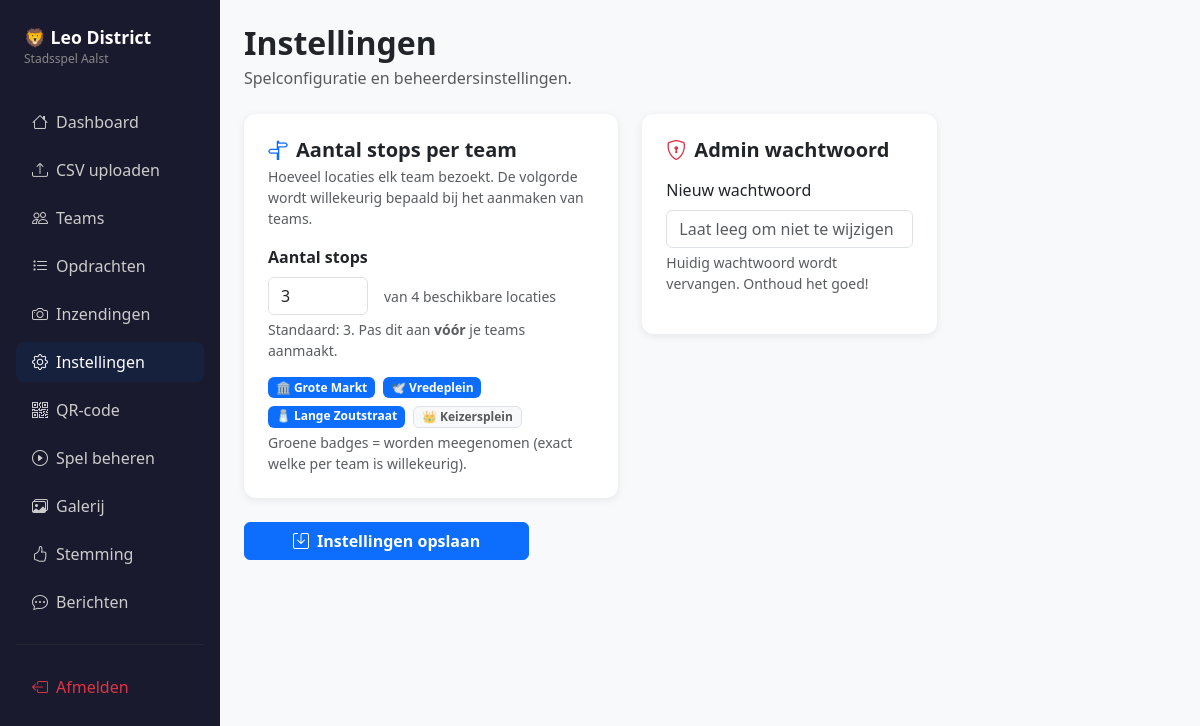
Before: /admin/settings (signed in) with the older database file.
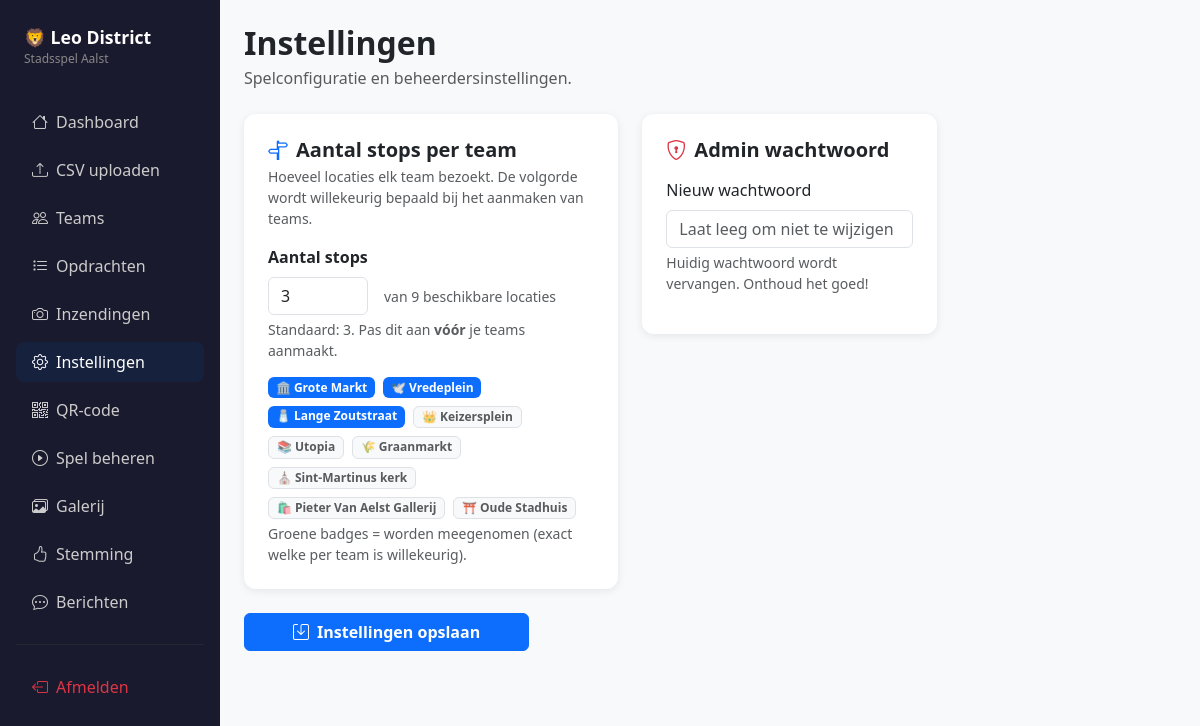
After: the same page with the newer database file.
### app.py (models this page shows)
class Location(db.Model):
    id = db.Column(db.Integer, primary_key=True)
    order_index = db.Column(db.Integer, nullable=False, default=0)
    name = db.Column(db.String(100), nullable=False)
    emoji = db.Column(db.String(10), nullable=False, default="📍")
    clue = db.Column(db.Text, nullable=False, default="")
    challenge = db.Column(db.Text, nullable=False, default="")
    arrival_hint = db.Column(db.String(500), nullable=True)
    answer_type = db.Column(db.String(10), nullable=False, default="code")  # 'code' or 'photo'
    secret_code = db.Column(db.String(50), nullable=True)
    challenge_image = db.Column(db.String(200), nullable=True)  # optional image shown with the challenge
    submissions = db.relationship("PhotoSubmission", backref="location", lazy=True)

### app.py (the view, shortened to what this page needs)
@app.route("/admin/settings", methods=["GET", "POST"])
@admin_required
def admin_settings():
    settings = get_settings()
    locations = get_locations()
    return render_template("admin/settings.html", settings=settings, locations=locations)

### app.py (called while the page is built)
def get_settings():
    s = GameSettings.query.first()
    if not s:
        s = GameSettings()
        db.session.add(s)
        db.session.commit()
    return s

def get_locations():
    return Location.query.order_by(Location.order_index).all()

def admin_required(f):
    from functools import wraps
    @wraps(f)
    def decorated(*args, **kwargs):
        if not session.get("admin_logged_in"):
            return redirect(url_for("admin_login"))
        return f(*args, **kwargs)
    return decorated

### templates/admin/settings.html (shortened to what this page needs)
{% extends "base_admin.html" %}
{% block content %}
<h2 class="fw-bold mb-1">Instellingen</h2>
<p class="text-muted mb-4">Spelconfiguratie en beheerdersinstellingen.</p>
<form method="POST">
<div class="row g-4">
  <div class="col-lg-5">
    <div class="card">
      <div class="card-body p-4">
        <h5 class="fw-semibold mb-1">
          <i class="bi bi-signpost-split me-2 text-primary"></i>Aantal stops per team
        </h5>
        <p class="text-muted small mb-3">
          Hoeveel locaties elk team bezoekt. De volgorde wordt willekeurig bepaald bij het aanmaken van teams.
        </p>
        <div class="mb-3">
          <label class="form-label fw-semibold">Aantal stops</label>
          <div class="d-flex align-items-center gap-3">
            <input type="number" name="num_stops"
                   value="{{ settings.num_stops }}"
                   min="1" max="{{ locations|length }}"
                   class="form-control" style="width:100px;" required>
            <span class="text-muted small">van {{ locations|length }} beschikbare locatie{% if locations|length != 1 %}s{% endif %}</span>
          </div>
          <div class="form-text">
            Standaard: 3. Pas dit aan <strong>vóór</strong> je teams aanmaakt.
          </div>
        </div>
        <div class="d-flex flex-wrap gap-2 mb-1" id="stopIndicator">
          {% for loc in locations %}
          <span class="badge {% if loop.index <= settings.num_stops %}bg-primary{% else %}bg-light text-muted border{% endif %}"
                id="loc-badge-{{ loop.index }}">
            {{ loc.emoji }} {{ loc.name }}
          </span>
          {% endfor %}
        </div>
        <div class="form-text">Groene badges = worden meegenomen (exact welke per team is willekeurig).</div>
      </div>
    </div>
  </div>
  <div class="col-lg-4">
    <div class="card">
      <div class="card-body p-4">
        <h5 class="fw-semibold mb-3">
          <i class="bi bi-shield-lock me-2 text-danger"></i>Admin wachtwoord
        </h5>
        <div class="mb-3">
          <label class="form-label">Nieuw wachtwoord</label>
          <input type="password" name="admin_password" class="form-control"
                 placeholder="Laat leeg om niet te wijzigen">
          <div class="form-text">Huidig wachtwoord wordt vervangen. Onthoud het goed!</div>
        </div>
      </div>
    </div>
  </div>
  <div class="col-12">
    <button type="submit" class="btn btn-primary fw-semibold px-5">
      <i class="bi bi-save me-2"></i>Instellingen opslaan
    </button>
  </div>
</div>
</form>
{% endblock %}

Changed rows visible on the page:
added Location: emoji "📚", name "Utopia"
added Location: emoji "🌾", name "Graanmarkt"
added Location: emoji "⛪️", name "Sint-Martinus kerk"
added Location: emoji "🛍️", name "Pieter Van Aelst Gallerij"
added Location: emoji "⛩️", name "Oude Stadhuis"
Other visible differences:
{{ locations|length }}: "4" → "9"
